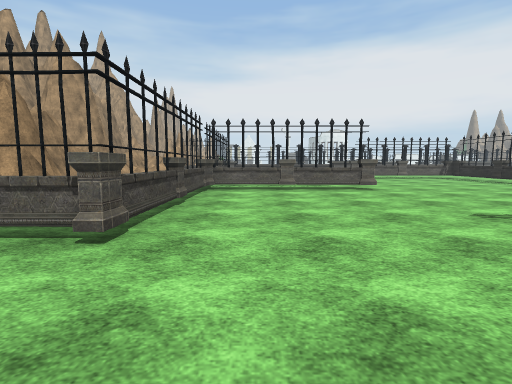
View 1 (above)

24 first-person views from a walk through a 3-D level made in the Unity game engine. The camera is 1.4 m above the floor, tilts 6° down and sees 85° across. The floor is counted in squares, 2 m on a side. Each view is taken from the middle of a square. On the plan, view 1 faces up. The plan holds only what a view shows up to about 9 squares ahead; the rest is blank. The place goes on beyond the plan. The player is left out. Some animated figures are not drawn. Some surface patterns are stand-ins.

View 2
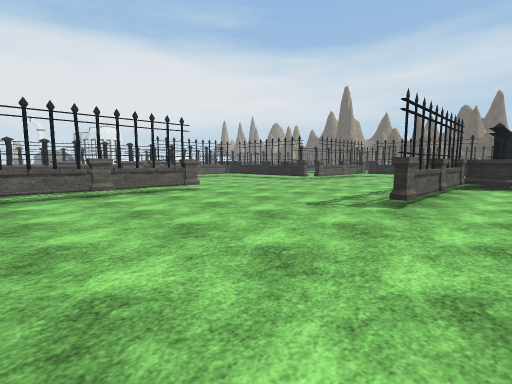

View 3
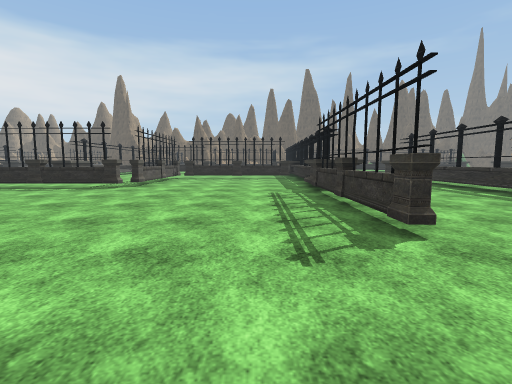

View 4
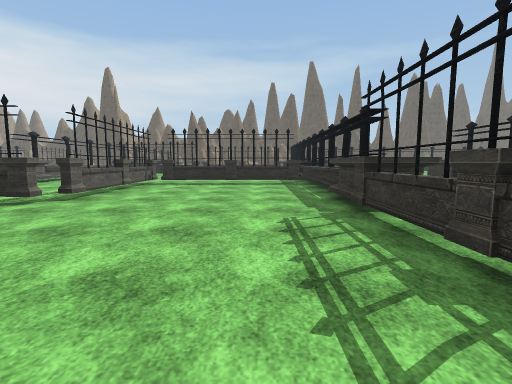

View 5
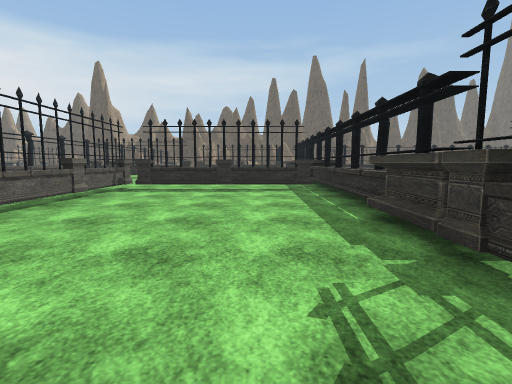

View 6
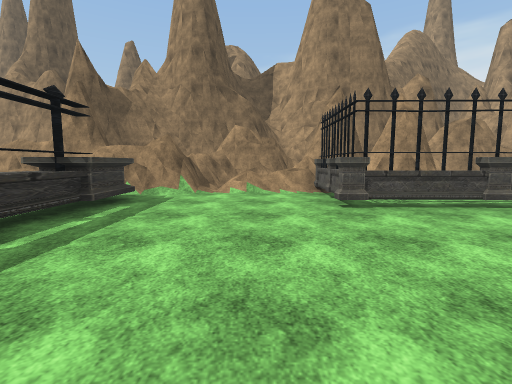

View 7
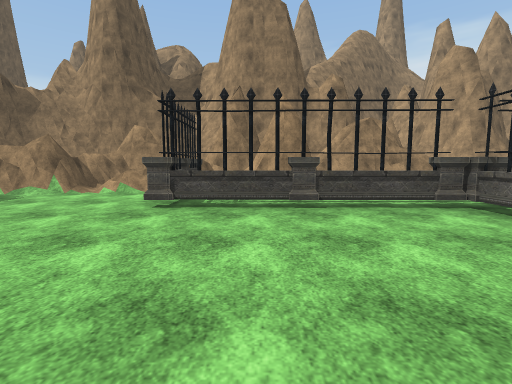

View 8
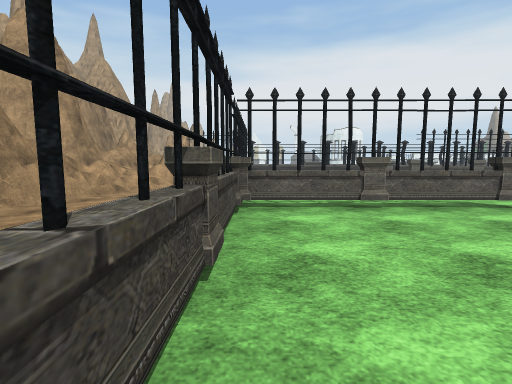

View 9
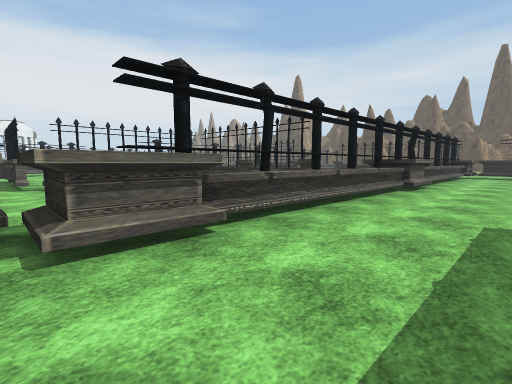

View 10
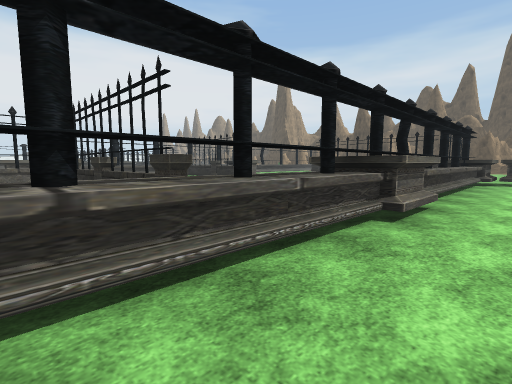

View 11
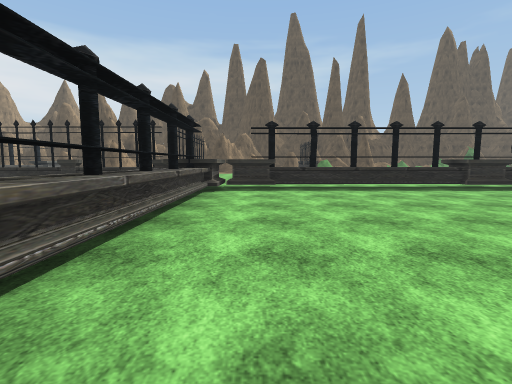

View 12
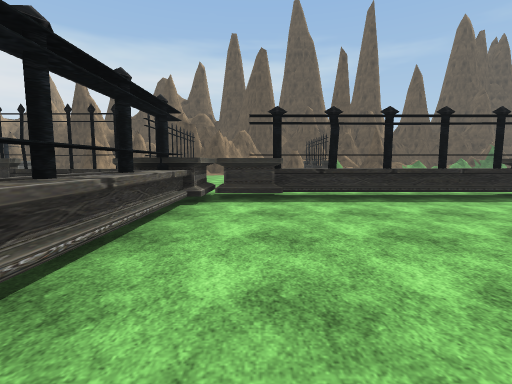

View 13
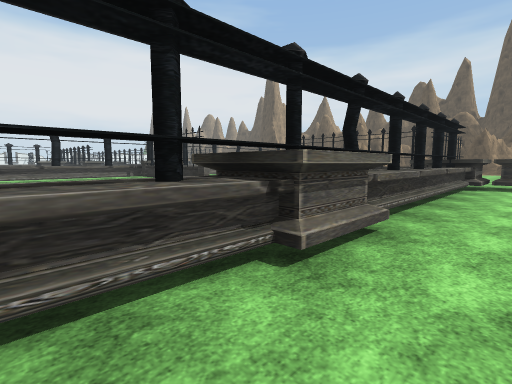

View 14
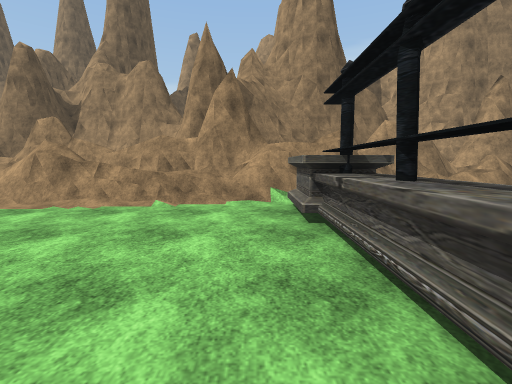

View 15
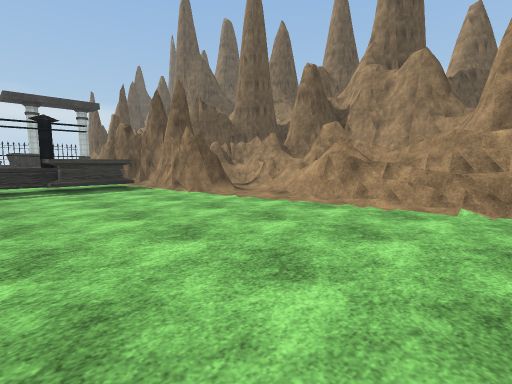

View 16
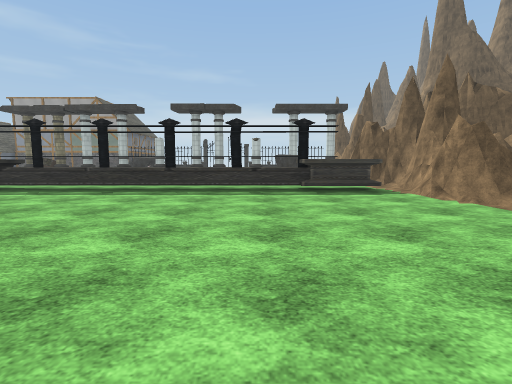

View 17
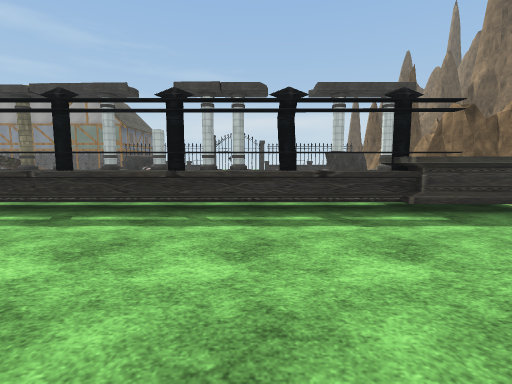

View 18
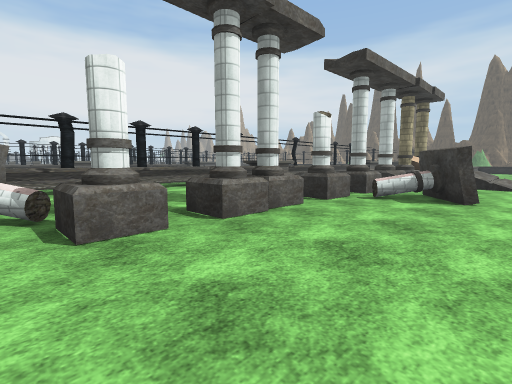

View 19
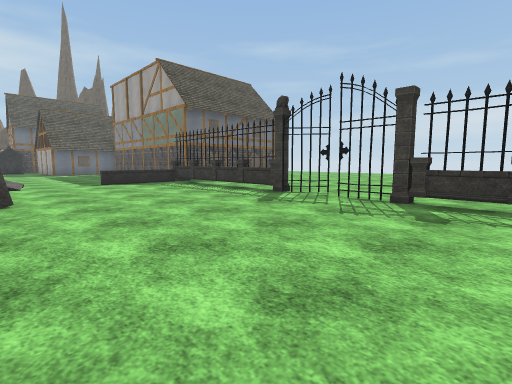

View 20
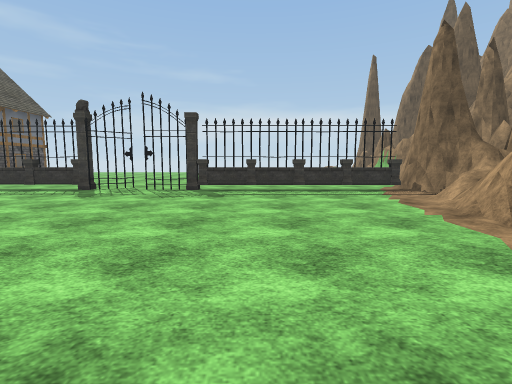

View 21
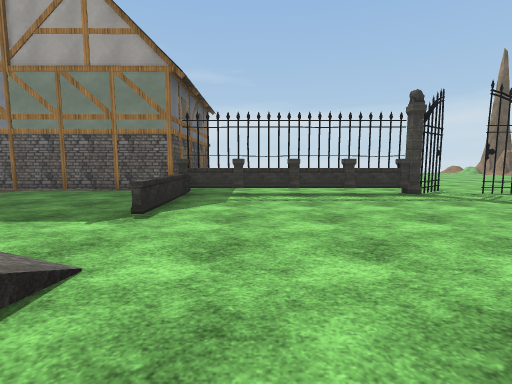

View 22
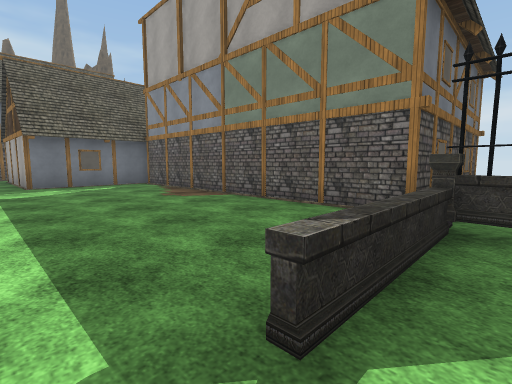

View 23
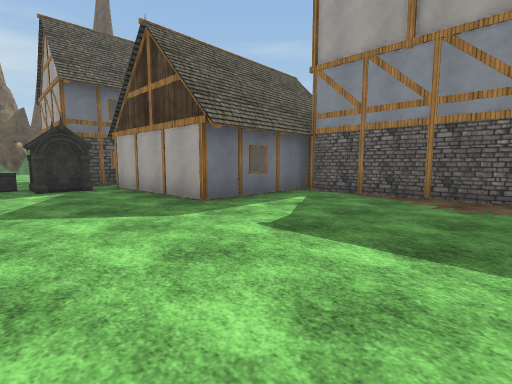

View 24
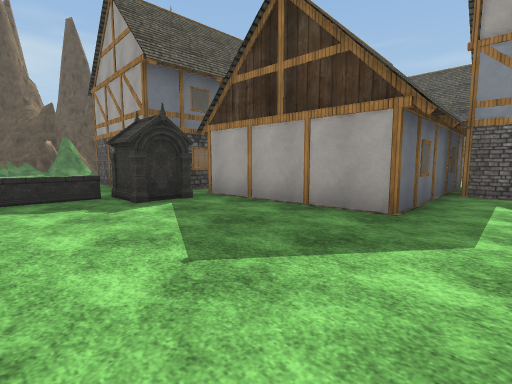

### Floor plan
Key: @ floor where view 1 was taken; # wall or solid block; x gap in a wall; . main floor; : floor 0.5 m higher than the main floor; / step, stairs or slope; = window, fence, low wall or low ledge; ^ raised ledge; v drop or lower ground; T thing the floor can be seen under or through; P pillar; H house; O other object.
Columns run from 5 left of view 1 to 28 right of it. Each row starts with its distance up from view 1.
  9 ##  ..........=..
  8 #. =..........#=###..   #
  7 #. .#=#=#.........T..   #   #
  6 #  =..............T..       =
  5 ## =..............T..       #
  4  # =..............=..       =
  3 ###=.....###=#....#..       #
  2 ##............####==###=##==##
  1 #/...................##.....##.
  0 #/...@..  ...................#.
 -1 ##/....    ..................=.
 -2  #/###=     =##= ##    ......=.
 -3  #/.....                .....#.
 -4 ##:.....                 ....#.
 -5 ##=.....                  ...#.
 -6 #^=......                  ..#.
 -7 #v#.......                   #.
 -8 ###........
 -9 #=..........
-10 ####.........
-11    #..........
-12    #TTT==#=#=##
-13    #...........
-14    #  .. ..
-15    #  #. .
-16    #  ^...
-17    #x .#^^^#.^#PPO           O
-18      .......^#. O      ......O
-19     ........#...O   .........O
-20    #..............  ........O#..
-21    /........................OOHHHH
-22   /.............O........HHHHH
-23  #/.............O........    H
-24  #########O###==O........    H
-25          #O#    HHHHHHHHH

Positions as (right, up) in squares from view 1, and headings:
1: (0, 0), facing up
2: (-1, 1), facing up-right
3: (1, 4), facing right
4: (4, 4), facing right
5: (6, 4), facing right
6: (3, 1), facing left
7: (3, 4), facing left
8: (-1, 3), facing up
9: (8, -1), facing up-right
10: (12, 0), facing up-right
11: (16, 0), facing right
12: (18, 0), facing right
13: (14, 0), facing up-right
14: (2, -3), facing left
15: (2, -4), facing down-left
16: (2, -5), facing down
17: (3, -8), facing down
18: (1, -20), facing up-right
19: (1, -19), facing down-right
20: (1, -17), facing down
21: (9, -18), facing down
22: (10, -21), facing down-right
23: (15, -19), facing down-right
24: (18, -18), facing down-right
